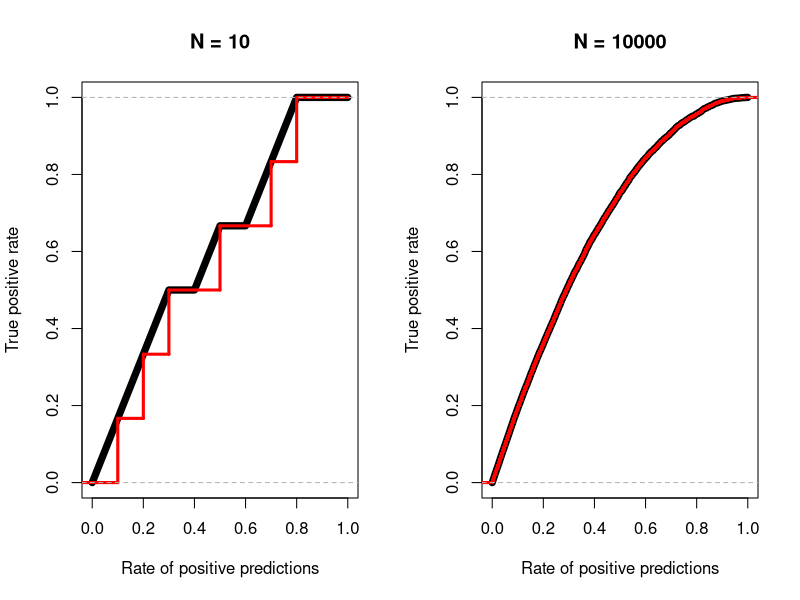

This figure's R source: (Note: this script raises an error after producing the figure.)
library(ROCR)
gain.chart <- function(df) {
  score <- runif(df)
  y <- (runif(df) < score)
  plot(performance(prediction(score, y), 'tpr', 'rpp'),
       lwd = 7, main = paste('N =', df))
  lines(ecdf((rank(-score)[y == T]) / df),
        verticals = T, do.points = F, col = 'red', lwd = 3)
}

set.seed(1)
par(mfrow = c(1, 2))
gain.chart(10)
gain.chart(10000)

Var <- df$churn/df
summary(Var)
scale(Var)
